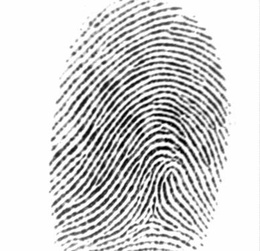
%> input picture FVC2002_DB1/001_2.jpg, 260 x 251 px, shrunk from 388 x 374 before the run
$ octave --eval "result = ext_finger(imread('FVC2002_DB1/001_2.jpg'));"   (GNU Octave 9; MATLAB toolbox functions it lacks are replaced by stand-ins)
%> lines starting %> are read from the running program, lines starting %| are printed output that depends on the picture
### fft_enhance_cubs2.m
%--------------------------------------------------------------------------
%fft_enhance_cubs
%enhances the fingerprint image
%syntax:
%[oimg,fimg,bwimg,eimg,enhimg] =  fft_enhance_cubs(img, BLKSZ)
%oimg -  [OUT] block orientation image(can be viewed using
%        view_orientation_image.m)
%fimg  - [OUT] block frequency image(indicates ridge spacing)
%bwimg - [OUT] shows angular bandwidth image(filter bandwidth adapts near the
%        singular points)
%eimg  - [OUT] energy image. Indicates the 'ridgeness' of a block (can be
%        used for fingerprint segmentation)
%enhimg- [OUT] enhanced image
%img   - [IN]  input fingerprint image (HAS to be of DOUBLE type)
%Contact:
%   ssc5@eng.buffalo.edu
%   www.eng.buffalo.edu/~ssc5
%Reference:
%S. Chikkerur,C. Wu and Govindaraju, "A Systematic approach for
%feature extraction in fingerprint images",ICBA 2004
%--------------------------------------------------------------------------
function [enhimg, cimg, oimg,fimg,bwimg,eimg] =  fft_enhance_cubs2(img, BLKSZ)
%> called with BLKSZ = 6
    global NFFT;

    if BLKSZ > 0
       NFFT        =   32;     %size of FFT
       OVRLP       =   2;      %size of overlap
       ALPHA       =   0.5;    %root filtering
       RMIN        =   4;%%3;      %min allowable ridge spacing
       RMAX        =   40;     %maximum allowable ridge spacing
       ESTRETCH    =   20;     %for contrast enhancement
       ETHRESH     =   19;      %threshold for the energy
    else
       NFFT        =   32;     %size of FFT
       BLKSZ       =   12;     %size of the block
       OVRLP       =   6;      %size of overlap
       ALPHA       =   0.5;    %root filtering
       RMIN        =   3;      %min allowable ridge spacing
       RMAX        =   18;     %maximum allowable ridge spacing
       ESTRETCH    =   20;     %for contrast enhancement
       ETHRESH     =   6;      %threshold for the energy
    end

    [nHt,nWt]   =   size(img);
    img         =   double(img);    %convert to DOUBLE
    nBlkHt      =   floor((nHt-2*OVRLP)/BLKSZ);
    nBlkWt      =   floor((nWt-2*OVRLP)/BLKSZ);
    fftSrc      =   zeros(nBlkHt*nBlkWt,NFFT*NFFT); %stores FFT
    nWndSz      =   BLKSZ+2*OVRLP; %size of analysis window.
    %-------------------------
    %allocate outputs
    %-------------------------
    oimg        =   zeros(nBlkHt,nBlkWt);
    fimg        =   zeros(nBlkHt,nBlkWt);
    bwimg       =   zeros(nBlkHt,nBlkWt);
    eimg        =   zeros(nBlkHt,nBlkWt);
    enhimg      =   zeros(nHt,nWt);

    %-------------------------
    %precomputations
    %-------------------------
    [x,y]       =   meshgrid(0:nWndSz-1,0:nWndSz-1);
    dMult       =   (-1).^(x+y); %used to center the FFT
    [x,y]       =   meshgrid(-NFFT/2:NFFT/2-1,-NFFT/2:NFFT/2-1);
    r           =   sqrt(x.^2+y.^2)+eps;
    th          =   atan2(y,x);
    th(th<0)    =   th(th<0)+pi;
    w           =   raised_cosine_window(BLKSZ,OVRLP); %spectral window

    %-------------------------
    %Load filters
    %-------------------------
    load angular_filters_pi_4;   %now angf_pi_4 has filter coefficients
    angf_pi_4 = angf;
    load angular_filters_pi_2;   %now angf_pi_2 has filter coefficients
    angf_pi_2 = angf;
    %-------------------------
    %Bandpass filter
    %-------------------------
    FLOW        =   NFFT/RMAX;
    FHIGH       =   NFFT/RMIN;

    dRLow       =   1./(1+(r/FHIGH).^4);    %low pass butterworth filter
    dRHigh      =   1./(1+(FLOW./r).^4);    %high pass butterworth filter
    dBPass      =   dRLow.*dRHigh;          %bandpass

    %-------------------------
    %FFT Analysis
    %-------------------------
    for i = 0:nBlkHt-1
        nRow = i*BLKSZ+OVRLP+1;
        for j = 0:nBlkWt-1
            nCol = j*BLKSZ+OVRLP+1;
            %extract local block
            blk     =   img(nRow-OVRLP:nRow+BLKSZ+OVRLP-1,nCol-OVRLP:nCol+BLKSZ+OVRLP-1);
            %remove dc
            dAvg    =   sum(sum(blk))/(nWndSz*nWndSz);
            blk     =   blk-dAvg;   %remove DC content
            blk     =   blk.*w;     %multiply by spectral window
            %--------------------------
            %do pre filtering
            %--------------------------
            blkfft  =   fft2(blk.*dMult,NFFT,NFFT);
            blkfft  =   blkfft.*dBPass;             %band pass filtering
            dEnergy =   abs(blkfft).^2;
            blkfft  =   blkfft.*sqrt(dEnergy);      %root filtering(for diffusion)
            fftSrc(nBlkWt*i+j+1,:) = transpose(blkfft(:));
            dEnergy =   abs(blkfft).^2;             %----REDUCE THIS COMPUTATION----
            %--------------------------
            %compute statistics
            %--------------------------
            dTotal          =   sum(sum(dEnergy))/(NFFT*NFFT);
            fimg(i+1,j+1)   =   NFFT/(compute_mean_frequency(dEnergy,r)+eps); %ridge separation
            oimg(i+1,j+1)   =   compute_mean_angle(dEnergy,th);         %ridge angle
            eimg(i+1,j+1)   =   log(dTotal+eps);                        %used for segmentation
        end;%for j
    end;%for i
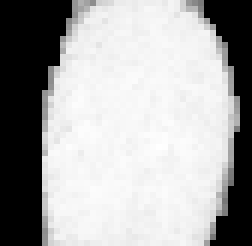
%> eimg: size 41x42 double (shown 6 times larger); min -36.04, max 29.13, mean 6.9; drawn with min black and max white
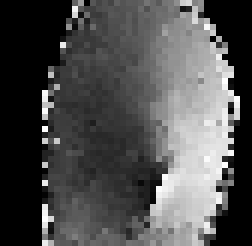
%> oimg: size 41x42 double (shown 6 times larger); min 0, max 3.14, mean 0.977; drawn with min black and max white

    %-------------------------
    %precomputations
    %-------------------------
    [x,y]       =   meshgrid(-NFFT/2:NFFT/2-1,-NFFT/2:NFFT/2-1);
    dMult       =   (-1).^(x+y); %used to center the FFT

    %-------------------------
    %process the resulting maps
    %-------------------------
    for i = 1:3
        oimg = smoothen_orientation_image(oimg);            %smoothen orientation image
    end;
%> this loop made 3 passes
%> pass 1, in smoothen_orientation_image, `gfx     =   imfilter(gx,msk,'symmetric','same');`:
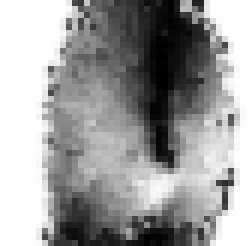
%> gfx: size 41x42 double (shown 6 times larger); min -0.993, max 1, mean 0.246; drawn with min black and max white
%> pass 1, in smoothen_orientation_image, `gfy     =   imfilter(gy,msk,'symmetric','same');`:
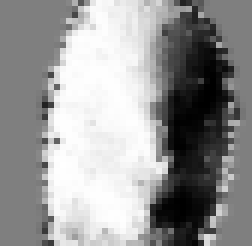
%> gfy: size 41x42 double (shown 6 times larger); min -0.998, max 0.999, mean 0.187; drawn with min black and max white
%> after the loop:
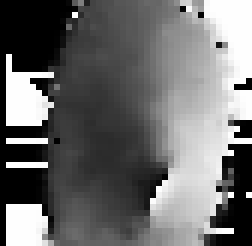
%> oimg: size 41x42 double (shown 6 times larger); min 0, max 3.14, mean 1.34; drawn with min black and max white
    fimg    =   smoothen_frequency_image(fimg,RMIN,RMAX,5); %diffuse frequency image
    cimg    =   compute_coherence(oimg);                    %coherence image for bandwidth
    bwimg   =   get_angular_bw_image(cimg);                 %QUANTIZED bandwidth image
    %-------------------------
    %FFT reconstruction
    %-------------------------
    for i = 0:nBlkHt-1
        for j = 0:nBlkWt-1
            nRow = i*BLKSZ+OVRLP+1;
            nCol = j*BLKSZ+OVRLP+1;
            %--------------------------
            %apply the filters
            %--------------------------
            blkfft  =   reshape(transpose(fftSrc(nBlkWt*i+j+1,:)),NFFT,NFFT);
            %--------------------------
            %reconstruction
            %--------------------------
            af      =   get_angular_filter(oimg(i+1,j+1),bwimg(i+1,j+1),angf_pi_4,angf_pi_2);
            blkfft  =   blkfft.*(af);
            blk     =   real(ifft2(blkfft).*dMult);
            enhimg(nRow:nRow+BLKSZ-1,nCol:nCol+BLKSZ-1)=blk(OVRLP+1:OVRLP+BLKSZ,OVRLP+1:OVRLP+BLKSZ);
        end;%for j
    end;%for i
    %end block processing
    %--------------------------
    %contrast enhancement
    %--------------------------
    enhimg =sqrt(abs(enhimg)).*sign(enhimg);
    mx     =max(max(enhimg));
    mn     =min(min(enhimg));
    enhimg =uint8((enhimg-mn)/(mx-mn)*254+1);

    %--------------------------
    %clean up the image
    %--------------------------
    emsk  = imresize(eimg,[nHt,nWt]);
    enhimg(emsk<ETHRESH) = 128;
%end function fft_enhance_cubs

%-----------------------------------
%raised_cosine
%returns 1D spectral window
%syntax:
%y = raised_cosine(nBlkSz,nOvrlp)
%y      - [OUT] 1D raised cosine function
%nBlkSz - [IN]  the window is constant here
%nOvrlp - [IN]  the window has transition here
%-----------------------------------
function y = raised_cosine(nBlkSz,nOvrlp)
    nWndSz  =   (nBlkSz+2*nOvrlp);
    x       =   abs(-nWndSz/2:nWndSz/2-1);
    y       =   0.5*(cos(pi*(x-nBlkSz/2)/nOvrlp)+1);
    y(abs(x)<nBlkSz/2)=1;
%end function raised_cosine

%-----------------------------------
%raised_cosine_window
%returns 2D spectral window
%syntax:
%w = raised_cosine_window(blksz,ovrlp)
%w      - [OUT] 1D raised cosine function
%nBlkSz - [IN]  the window is constant here
%nOvrlp - [IN]  the window has transition here
%-----------------------------------
function w = raised_cosine_window(blksz,ovrlp)
    y = raised_cosine(blksz,ovrlp);
    w = y(:)*y(:)';
%end function raised_cosine_window

%---------------------------------------------------------------------
%get_angular_filter
%generates an angular filter centered around 'th' and with bandwidth 'bw'
%the filters in angf_xx are precomputed using angular_filter_bank.m
%syntax:
%r = get_angular_filter(t0,bw)
%r - [OUT] angular filter of size NFFTxNFFT
%t0- mean angle (obtained from orientation image)
%bw- angular bandwidth(obtained from bandwidth image)
%angf_xx - precomputed filters (using angular_filter_bank.m)
%-----------------------------------------------------------------------
% [14 lines left out: function get_angular_filter, not called in this run]
%end function get_angular_filter


%-----------------------------------------------------------
%get_angular_bw_image
%the bandwidth allocation is currently based on heuristics
%(domain knowledge :)).
%syntax:
%bwimg = get_angular_bw_image(c)
%-----------------------------------------------------------
function bwimg = get_angular_bw_image(c)
    bwimg   =   zeros(size(c));
    bwimg(:,:)    = pi/2;                       %med bw
    bwimg(c<=0.7) = pi;                         %high bw
    bwimg(c>=0.9) = pi/4;                       %low bw
%end function get_angular_bw


%-----------------------------------------------------------
%get_angular_bw_image
%the bandwidth allocation is currently based on heuristics
%(domain knowledge :)).
%syntax:
%bwimg = get_angular_bw_image(c)
%-----------------------------------------------------------
% [10 lines left out: function compute_mean_angle, not called in this run]
%end function compute_mean_angle

%-----------------------------------------------------------
%get_angular_bw_image
%the bandwidth allocation is currently based on heuristics
%(domain knowledge :)).
%syntax:
%bwimg = get_angular_bw_image(c)
%-----------------------------------------------------------
% [5 lines left out: function compute_mean_frequency, not called in this run]
%end function compute_mean_angle

### smoothen_orientation_image.m
%------------------------------------------------------------------------
%smoothen_orientation_image
%smoothens the orientation image through vectorial gaussian filtering
%Usage:
%new_oimg = smoothen_orientation_image(oimg)
%oimg     - orientation image
%new_oimg - filtered orientation image
%Contact:
%   ssc5@eng.buffalo.edu
%   www.eng.buffalo.edu/~ssc5
%Reference:
%M. Kaas and A. Witkin, "Analyzing oriented patterns", Computer Vision
%Graphics Image Processing 37(4), pp 362--385, 1987
%------------------------------------------------------------------------
function noimg = smoothen_orientation_image(oimg)
    %---------------------------
    %smoothen the image
    %---------------------------
    gx      =   cos(2*oimg);
    gy      =   sin(2*oimg);

    msk     =   fspecial('gaussian',5);
    gfx     =   imfilter(gx,msk,'symmetric','same');
    gfy     =   imfilter(gy,msk,'symmetric','same');
    noimg   =   atan2(gfy,gfx);
    noimg(noimg<0) = noimg(noimg<0)+2*pi;
    noimg   =   0.5*noimg;
%end function smoothen_orientation_image

### smoothen_frequency_image.m
%------------------------------------------------------------------------
%smoothen_frequency_image
%smoothens the frequency image through a process of diffusion
%Usage:
%new_oimg = smoothen_frequency_image(fimg,RLOW,RHIGH,diff_cycles)
%fimg       - frequency image image
%nimg       - filtered frequency image
%RLOW       - lowest allowed ridge separation
%RHIGH      - highest allowed ridge separation
%diff_cyles - number of diffusion cycles
%Contact:
%   ssc5@eng.buffalo.edu
%   www.eng.buffalo.edu/~ssc5
%Reference:
%S. Chikkerur, C.Wu and V. Govindaraju, "Systematic approach for feature
%extraction in Fingerprint Images", ICBA 2004
%------------------------------------------------------------------------
function nfimg = smoothen_frequency_image(fimg,RLOW,RHIGH,diff_cycles)
%> called with RLOW = 4, RHIGH = 40, diff_cycles = 5
    valid_nbrs  =   3; %uses only pixels with more then valid_nbrs for diffusion
    [ht,wt]     =   size(fimg);
    nfimg       =   fimg;
    N           =   1;

    %---------------------------------
    %perform diffusion
    %---------------------------------
    h           =   fspecial('gaussian',2*N+1);
    cycles      =   0;
    invalid_cnt = sum(sum(fimg<RLOW | fimg>RHIGH));
%> invalid_cnt = 502
    while((invalid_cnt>0 &cycles < diff_cycles) | cycles < diff_cycles)
        %---------------
        %pad the image
        %---------------
        fimg    =   [flipud(fimg(1:N,:));fimg;flipud(fimg(ht-N+1:ht,:))]; %pad the rows
        fimg    =   [fliplr(fimg(:,1:N)),fimg,fliplr(fimg(:,wt-N+1:wt))]; %pad the cols
        %---------------
        %perform diffusion
        %---------------
        for i=N+1:ht+N
         for j = N+1:wt+N
                blk = fimg(i-N:i+N,j-N:j+N);
                msk = (blk>=RLOW & blk<=RHIGH);
                if(sum(sum(msk))>=valid_nbrs)
                    blk           =blk.*msk;
                    nfimg(i-N,j-N)=sum(sum(blk.*h))/sum(sum(h.*msk));
                else
                    nfimg(i-N,j-N)=-1; %invalid value
                end
         end
        end
        %---------------
        %prepare for next iteration
        %---------------
        fimg        =   nfimg;
        invalid_cnt =   sum(sum(fimg<RLOW | fimg>RHIGH));
        cycles      =   cycles+1;
    end
%> this loop made 5 passes
%> invalid_cnt on passes 1 to 5: 432, 363, 296, 240, 189
%> pass 1, in smoothen_frequency_image, `fimg        =   nfimg;`:
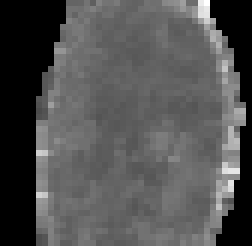
%> fimg: size 41x42 double (shown 6 times larger); min -1, max 18.52, mean 5.26; drawn with min black and max white
%> pass 2, in smoothen_frequency_image, `fimg    =   [flipud(fimg(1:N,:));fimg;flipud(fimg(ht-N+1:ht,:))];`:
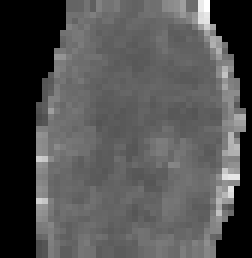
%> fimg: size 43x42 double (shown 6 times larger); min -1, max 18.52, mean 5.24; drawn with min black and max white
%     cycles
%end function smoothen_orientation_image

### compute_coherence.m
%------------------------------------------------------------------------
%compute_coherence
%Computes the coherence image.
%Usage:
%[cimg] = compute_coherence(oimg)
%oimg - orientation image
%cimg - coherence image(0-low coherence,1-high coherence)
%------------------------------------------------------------------------
function [cimg] = compute_coherence(oimg)
    [h,w]   =   size(oimg);
%> (the rest of the program and of its run is left out)
